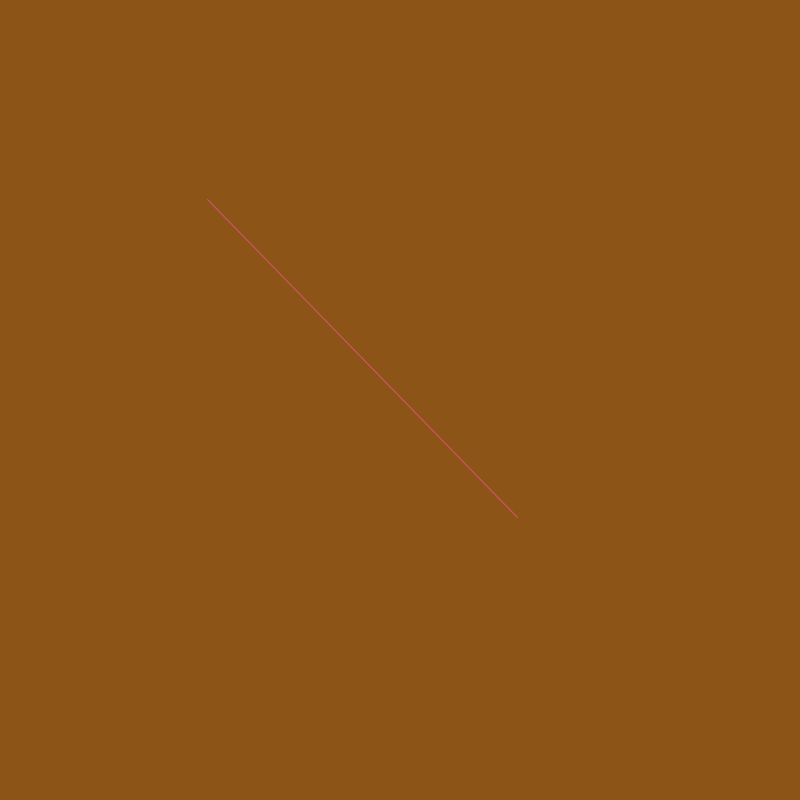
Frame 1 (no input)
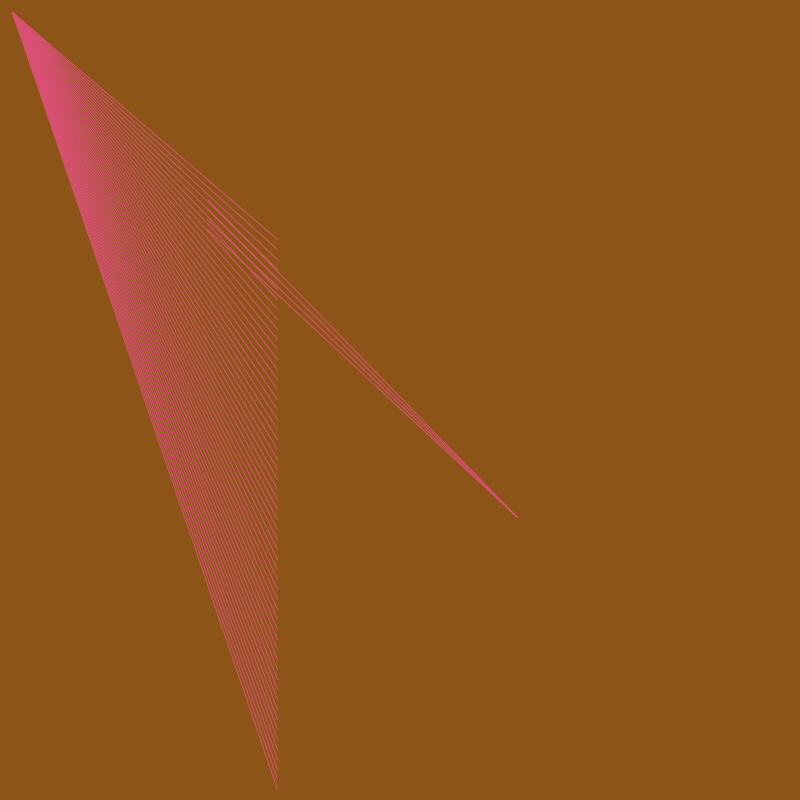
Frame 60 (the mouse pressed at the canvas centre just before this capture)
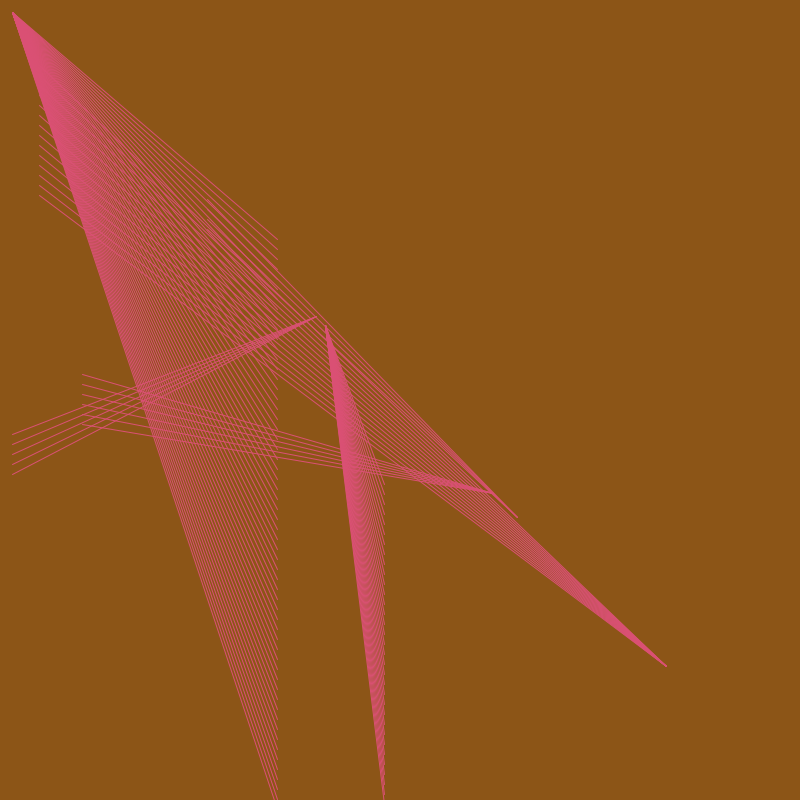
Frame 120 (the mouse held since frame 60 and released just before this capture)

The Processing sketch that drew these frames (run headless with seeded random() and noise(); from frame 60 on, the mouse is pressed at the canvas centre):

// Processing sketch: Color_Scheme_Moving_Lines
// ── Color_Scheme_Moving_Lines.pde
float s = random(800);
float z = random(800);
float q = random(800);
float l = random(800);

float r = random(255);
float g = random(255);
float b = random(255);

void setup(){
  size(800,800);
  frameRate(80);
  background(random(255),random(255),random(255));
}

void draw(){
  println(r);
  println(g);
  println(b);
  
  q = q + 10;
  l = l + 10;
  stroke(r,g,b);
  line(s,s,z,l);
  
  if (q > 800){
    q = random(800);
    s = random(800);
    z = random(800);
    
    //r = random(255);
    //g = random(255);
    //b = random(255);
  }
  
  if (l > 800){
    l = random(800);
    s = random(800);
    z = random(800);
    
    //r = random(255);
    //g = random(255);
    //b = random(255);
  }
}

void keyPressed(){
  background(random(255),random(255),random(255));
  r = random(255);
  g = random(255);
  b = random(255);
}
